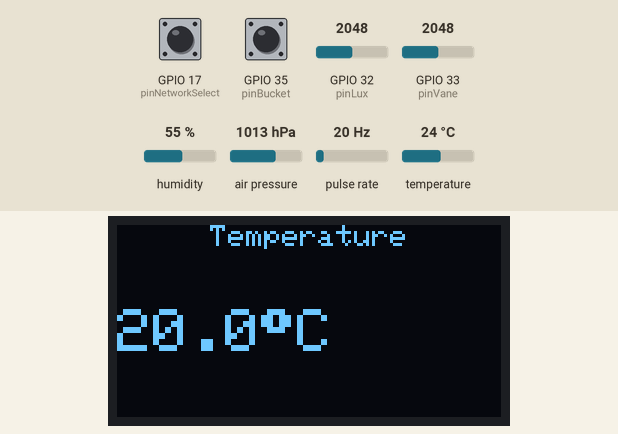
This sketch was run on a simulated ESP32. Shown: 128×64 one-colour display. Wiring (inferred from the names in the program): pulse sensor: data GPIO 34. The inputs (shaded band) are chosen by the test bench; at power-on: GPIO 35 (pinBucket) HIGH, GPIO 33 (pinVane) = 2048, pulse rate 20 Hz, GPIO 17 (pinNetworkSelect) HIGH, GPIO 32 (pinLux) = 2048, humidity 55 %, air pressure 1013 hPa, temperature 24 °C. WiFi joins after 1.5 s; servers stay silent unless stated; the local clock reads 2024-03-15 10:24:30 at power-on unless the sketch sets it; storage starts empty; no MQTT or app messages arrive unless stated; what the sketch prints to the serial monitor is not drawn.

Above: at 5.7 s.
5.8 s: GPIO 35 (pinBucket) pulled LOW for 0.15 s
At 17.7 s:
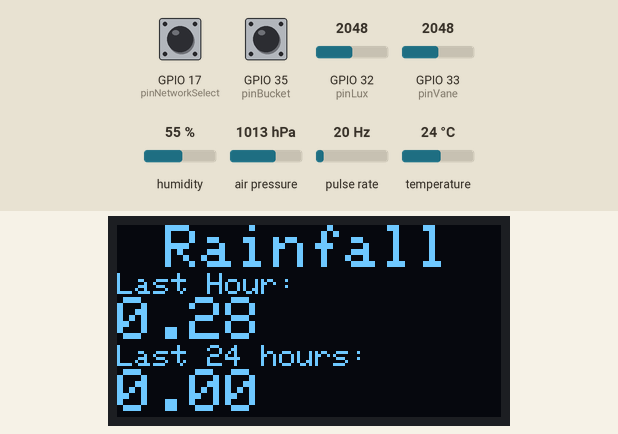
21.1 s: GPIO 33 (pinVane) set to 2866
At 32.7 s:
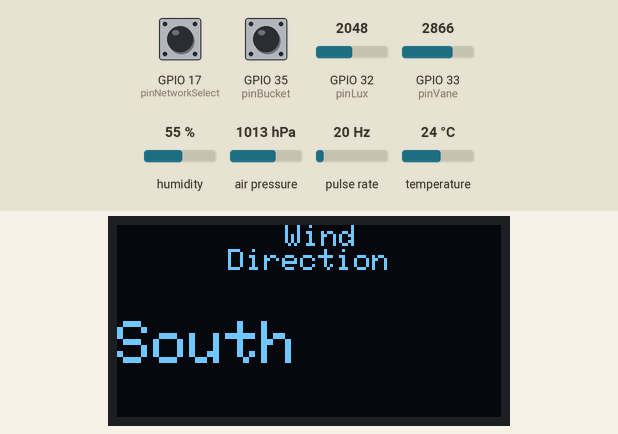
43.1 s: pulse rate (sensor on GPIO 34) set to 50 Hz
At 56.8 s:
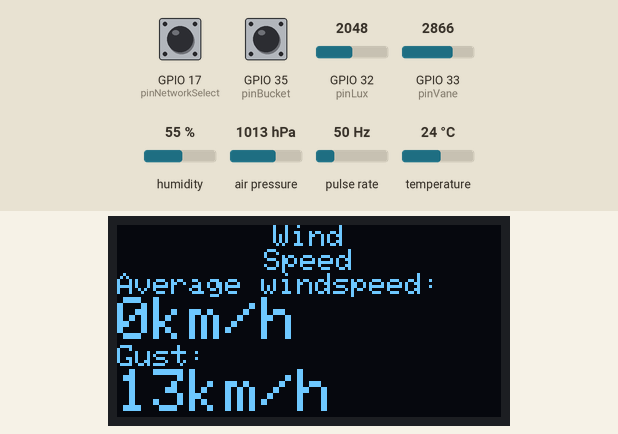
57.1 s: GPIO 35 (pinBucket) pulled LOW for 1 s
At 59.3 s:
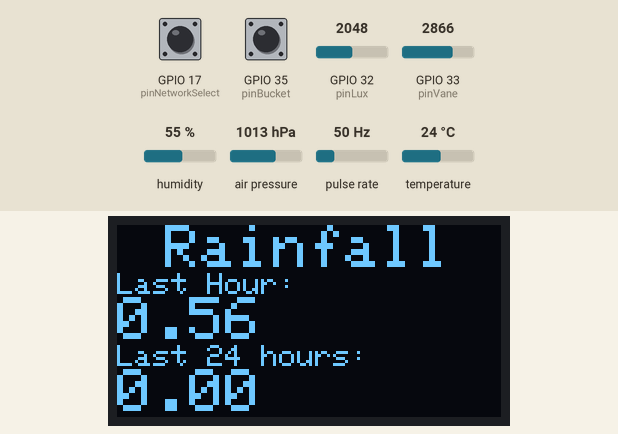
63.1 s: pulse rate (sensor on GPIO 34) set to 100 Hz
At 77.9 s:
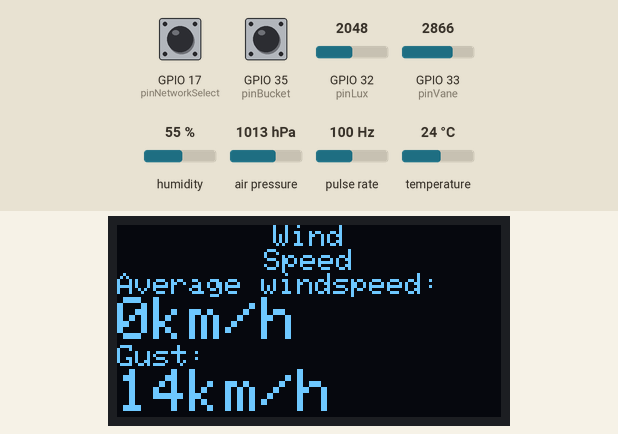
Timing chart, 0 to 79.4 s (numbered marks = the images above; inputs shaded):
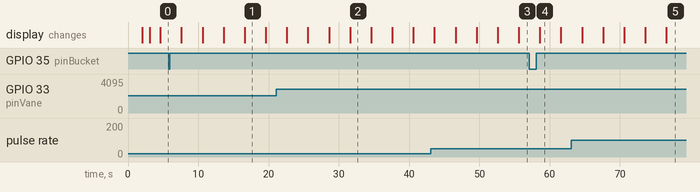

Measured:
- after the input at 21.1 s, the display: first differs from a run without the input after 10.5 s (image 2)
- what the display in image 1 shows lasts 3.0 s, from 16.6 s to 19.6 s

The sketch:

WxStnReader.ino
```cpp
#define OLEDDISPLAY
//#define RTCDEBUG
//#define MQTTDEBUG

//#define DS18EBUG
//#define WINDDIRDEBUG
//#define WINDSPDDEBUG
//#define LUXDEBUG
//#define UVDEBUG

//#define LOOPDEBUG

#include "WiFi.h"
#include <WiFiClient.h>
#include <SPIFFS.h>
#include "ESPAsyncWebServer.h"
#include <ESPmDNS.h>
#include <Update.h>
#include <time.h>
#include <Wire.h>
#include <PubSubClient.h>
#include "ESP32Ping.h"
#include <Adafruit_Sensor.h>
#include <Adafruit_BME280.h>
#include <RTClib.h>
#include <OneWire.h>
#include <DallasTemperature.h>
#ifdef OLEDDISPLAY
#include <Adafruit_GFX.h>
#include <Adafruit_SSD1306.h>
#endif

// Define and set up GPIO pins:
const byte pinPower = 13;                         // Detect power source (Digital)
const byte pinNetworkSelect = 17;                 // Select WiFi mode
const byte pinOneWire = 23;                       // One wire bus pin (for D18B20 temperature sensor)
const byte pinLux = 32;                           // Photoresistor (Analog)
const byte pinVane = 33;                          // Wind Vane (Analog)
const byte pinAnemo = 34;                         // Anemometer (Digital)
const byte pinBucket = 35;                        // Bucket (Digital)
const byte pinUV = 36;                            // UV Sensor (Analog)

// Define I2C addresses:
const byte addrBME = 0x77;                        // BME280 I2C address
const byte addrRTC = 0xD0;                        // DS1307 RTC address
#ifdef OLEDDISPLAY
const int DisplayAddr = 0x3C;                     // OLED I2C address
#endif

//Set up constants
const String hostname = "WxStation";              // Wifi hostname
const char* WifiSSID = "IT Hz When IP";           // STA mode Wifi SSID
const char* WifiPassword = "antibioticshelp";     // STA mode Wifi Password
const char* APSSID = "AccioNetwork";              // AP mode Wifi SSID
IPAddress local_IP(10, 0, 0, 151);                // Static IP address
IPAddress gateway(10, 0, 0, 1);                   // Gateway IP address
IPAddress subnet(255, 255, 0, 0);                 // Network mask
IPAddress DNS1 = (10, 0, 0, 2);                   // Network DNS server
WiFiClient WxWiFiClient;                          // WiFi client object
AsyncWebServer server(80);                        // Web Server port

const char* mqttBroker = "10.0.0.2";              // MQTT broker address
const int mqttPort = 1883;                        // MQTT broker port
const char* mqttCtrlTopic = "WxStn/Cmd";          // MQTT control topic
const char* mqttDataTopic = "WxStn/Tele";         // MQTT data topic
PubSubClient MQTTclient(WxWiFiClient);            // MQTT client object

const char* ntpServer1 = "10.0.0.2";              // NTP server address
const char* ntpServer2 = "ca.pool.ntp.org";       // Backup NTP server address
const long gmtOffset_sec = -7 * 3600;             // NTP timezone offset in seconds
const int daylightOffset_sec = 3600;              // NTP daylight savings offset

#ifdef OLEDDISPLAY
const int SCREEN_WIDTH = 128;               // OLED display width, in pixels
const int SCREEN_HEIGHT = 64;               // OLED display height, in pixels
const int OLED_RESET = -1;                  // OLED reset pin (-1 because it doesn't exist on this board)
Adafruit_SSD1306 display(SCREEN_WIDTH, SCREEN_HEIGHT, &Wire, OLED_RESET);
#endif

Adafruit_BME280 bme;                              // BME object via I2C
RTC_DS1307 rtc;                                   // RTC object via I2C
Ds1307SqwPinMode mode = DS1307_OFF;               // DS1307 square wave pin mode  (Options: DS1307_OFF, DS1307_ON, DS1307_SquareWave1HZ)
DateTime now;                                     // RTC DateTime object
const float ds18CalOffset = -4;                   // DS18B20 temperature calibration
OneWire oneWire(pinOneWire);                      // 1-wire bus object
DallasTemperature sensors(&oneWire);              // Dallas sensors object
DeviceAddress ds18Addr;                           // DS18B20 1-wire address
const int luxThreshold = 2048;                    // Photoresistor day/night threshold
const int luxHysteresis = 1024;                   // Photoresistor threshold hysteresis
const byte reedDebounceTime = 166;                // Reed switch debouncing time in ms

// Set up data variables
String header;                                    // Variable to store the HTTP request

char stampTime[30] = "Startup";                   // Report count number(in place of a timestamp?)
float windGust = 0;                               // Gust speed (3 second reading)
int windCount[200];                               // 3 second reading array for averaging
float windSpeed[] = {0, 0, 0, 0, 0, 0};           // Windspeed (km/h) (averaged over rolling 10 minutes)
char windDir[4];                                  // Wind Direction (combined quadrants: 16 possibilities)
float rainHr[24];                                 // Rainfall (array for hourly - last 24)
float rainDaily = 0;                              // Rainfall (rolling 24-hour total)
float temperature = -40.0;                        // Temperature (deg C)
float pressureRaw = 75.0;                         // Barometric Pressure (kPa)
const int altitude = 670;                         // Sensor altitude for sea level pressure calculation
float pressureSeaLvl = 80;                        // Barometric pressure at sea level
float humidity = 50.0;                            // Humidity (%)
float dewpoint = 0.0;                             // Calculated Dewpoint
byte uvIndex = 1;                                 // UV Index
int rawLux;                                       // Raw analog intensity reading
char lightLvl[7];                                 // Light intensity (to detect day or night)

// Function globals
byte flags = 128;
int anemoCount = 0;
int timeHr = 0;
int timeMin = 0;
int timeSec = 0;
struct tm timeinfo;

void initWiFi() {                                 // Set up Wifi Connection
  pinMode(pinNetworkSelect, INPUT_PULLUP);
  if (digitalRead(pinNetworkSelect) == 1)  {
    WiFi.mode(WIFI_STA);
    WiFi.config(local_IP, gateway, subnet, DNS1);
    WiFi.setHostname(hostname.c_str()); //define hostname
    WiFi.begin(WifiSSID, WifiPassword);
    Serial.print("Connecting to WiFi...");
    for (int count = 1; count <= 10; count ++)  {
      if (WiFi.status() != WL_CONNECTED)  {
      delay(1000);
      Serial.print(".");
      }
      else {
        Serial.println(" Connected in station mode.");
        Serial.print("IP Address is "); Serial.println(WiFi.localIP());
        break;
      }
    }
    if (WiFi.status() != WL_CONNECTED)  {Serial.println("Failed.");}
  }
  else  {;
    WiFi.mode(WIFI_AP);
    WiFi.softAP(APSSID);Serial.print("Initializing Access Point...");
    delay(1000);
    Serial.println(" Active.");
    Serial.print("IP Address is "); Serial.println(WiFi.softAPIP());
  }
}

void initMQTT() {                               // Set up MQTT
  MQTTclient.setServer(mqttBroker, mqttPort);
  MQTTclient.setKeepAlive(90);                      // Keep connection alive for 90 seconds
  Serial.print("Connecting to MQTT broker...");
  while (!MQTTclient.connected()) {
    Serial.print("...");
    if (MQTTclient.connect("WxStnClient")) {
      Serial.println("Connected");
    }
    else {
      Serial.print("Failed - Error state "); Serial.println(MQTTclient.state());
      delay(1000);
    }
  }
}

void adjustRTC(const char* NTPaddress)  {
  char timebuf[5];

  Serial.print("...");
  getLocalTime(&timeinfo);
  strftime(stampTime, 30, "%Y/%m/%d; %H:%M:%S", &timeinfo);
  #ifdef RTCDEBUG
  Serial.print("Initial Time: "); Serial.println(stampTime);
  #endif
  configTime(gmtOffset_sec, daylightOffset_sec, NTPaddress);     // Set up time
  getLocalTime(&timeinfo);
  strftime(stampTime, 30, "%Y/%m/%d; %H:%M:%S", &timeinfo);
  #ifdef RTCDEBUG
  Serial.print("Server Time: "); Serial.println(stampTime);
  #endif
  strftime(timebuf, 5, "%Y", &timeinfo);
  int y = atoi(timebuf);
  strftime(timebuf, 3, "%m", &timeinfo);
  int mo = atoi(timebuf);
  strftime(timebuf, 3, "%d", &timeinfo);
  int d = atoi(timebuf);
  strftime(timebuf, 3, "%H", &timeinfo);
  int h = atoi(timebuf);
  strftime(timebuf, 3, "%M", &timeinfo);
  int mi = atoi(timebuf);
  strftime(timebuf, 3, "%S", &timeinfo);
  int s = atoi(timebuf);
  rtc.adjust(DateTime(y, mo, d, h, mi, s));

  DateTime now = rtc.now();
  timestamp();
  Serial.print("New Time: "); Serial.print(timeHr); Serial.print(":"); if (timeMin < 10) {Serial.print("0");} Serial.println(timeMin);
}

void timestamp() {
  char strBuf[3];
  int timeYr;
  int timeMo;
  int timeDay;

  DateTime now = rtc.now();
  timeYr = now.year();
  timeMo = now.month();
  timeDay = now.day();
  timeHr = now.hour();
  timeMin = now.minute();
  timeSec = now.second();

  itoa(timeYr, strBuf, 10);
  strcpy(stampTime, strBuf);
  strcat(stampTime, "/");

  if (timeMo < 10)  {strcat(stampTime, "0");}
  itoa(timeMo, strBuf, 10);
  strcat(stampTime, strBuf);
  strcat(stampTime, "/");

  if (timeDay < 10)  {strcat(stampTime, "0");}
  itoa(timeDay, strBuf, 10);
  strcat(stampTime, strBuf);
  strcat(stampTime, ", ");

  if (timeHr < 10)  {strcat(stampTime, "0");}
  itoa(timeHr, strBuf, 10);
  strcat(stampTime, strBuf);
  strcat(stampTime, ":");

  if (timeMin < 10)  {strcat(stampTime, "0");}
  itoa(timeMin, strBuf, 10);
  strcat(stampTime, strBuf);
  strcat(stampTime, ":");

  if (timeSec < 10)  {strcat(stampTime, "0");}
  itoa(timeSec, strBuf, 10);
  strcat(stampTime, strBuf);
  #ifdef RTCDEBUG
  Serial.print("Timestamp: "); Serial.println(stampTime);
  delay(200);
  #endif
}

void initSens() {
 Serial.println("Initializing Sensors");

  // Set up DS18B20 sensor
  sensors.begin();

  #ifdef DS18EBUG
  Serial.print("DS18B20 sensor found at address ");
  sensors.getAddress(ds18Addr, 0);
  for (uint8_t i = 0; i < 8; i++)
  {
    if (ds18Addr[i] < 16);
    Serial.print(ds18Addr[i], HEX);
  }
  Serial.println("h");
  #endif
  sensors.setResolution(ds18Addr, 11);
  readDS18B20();

  // Set up BME280
  bool status = bme.begin(addrBME);
  byte count = 1;
  while (!status) {
    if (count <= 5) {
      Serial.println(F("Could not find a valid BME280 sensor, Trying again in 5 seconds."));
      count++;
      delay(5000);
    }
    else {
      Serial.println("BME/BMP Sensor not found. Continuing with faked readings.");
      break;
    }
  }
  /* Default settings from datasheet. */
  /*bme.setSampling(sensor_sampling::MODE_FORCED,                  // Operating Mode
                    sensor_sampling::SAMPLING_X1,      // Temp. oversampling
                    sensor_sampling::SAMPLING_X1,     // Pressure oversampling
                    sensor_sampling::SAMPLING_X1,       // Humidity oversampling
                    sensor_filter::FILTER_OFF,               // Filtering
                    standby_duration::STANDBY_MS_1000);    // Standby time*/
  readBME();
  if ((isnan(temperature)) || (isnan(humidity)) || (isnan(pressureRaw))) {
    Serial.println("Invalid BME read, using faked values");
  }

  // Set up wind vane sensor
  pinMode(pinVane, INPUT);
  adcAttachPin(pinVane);
  analogSetAttenuation(ADC_11db);

  measWindDir();
  #ifdef WINDDIRDEBUG
  Serial.print("Initial wind direction reading: "); Serial.println(windDir);
  #endif

  // Set up anemometer
  pinMode (pinAnemo, INPUT_PULLUP);
  attachInterrupt(digitalPinToInterrupt(pinAnemo), AnemoInterrupt, FALLING);
  for (count = 0; count < 199; count++)  {
    #ifdef WINDSPDDEBUG
    Serial.print("windCount["); Serial.print(count); Serial.print("]: "); Serial.print(count); Serial.print(" - "); Serial.print(windCount[count]); Serial.println("/0");
    #endif
    windCount[count] = 0;
  }
  windSpeed[0]=0;
  #ifdef WINDSPDDEBUG
  Serial.print("Initial windspeed reading: "); Serial.print(windSpeed[0]); Serial.println("km/h");
  #endif

  //Set up rain bucket gauge
  pinMode (pinBucket, INPUT_PULLUP);
  count = 0;
  while (count <= 23) {
    rainHr[count] = 0;
    count++;
  }
  attachInterrupt(digitalPinToInterrupt(pinBucket), RainInterrupt, FALLING);

  //Set up ML8511
  pinMode (pinUV, INPUT);
  measUV();

  // Set up photoresistor
  pinMode (pinLux, INPUT);
  measLux();
}

void setup() {    // put your setup code here, to run once:
  // Set up interfaces
  Serial.begin(115200);                                         // Start serial output for monitor
  initWiFi();                                              // Start WiFi connection in Station mode

  #ifdef OLEDDISPLAY
  // Initialize OLED display
  OLEDInit();
  #endif

  // Initialize SPIFFS
  if (!SPIFFS.begin(true)) {
    Serial.println("An Error has occurred while mounting SPIFFS!");
    return;
  }
  else  {
    Serial.println("SPIFFS file system mounted.");
  }

  // Initialize Real-time Clock
  rtc.begin();
  Serial.println("Attempting to reach NTP server(s).");
  if (Ping.ping(ntpServer1))  {                                 // Attempt to correct RTC time dift if any
    Serial.print("Updating RTC from local NTP server");
    adjustRTC(ntpServer1);
  }
  else if (Ping.ping(ntpServer2))  {
    Serial.print("Unable to reach local NTP server, updating RTC from remote server");
    adjustRTC(ntpServer2);
  }
  else  {
    Serial.println("Unable to reach local or remote NTP servers, using stored time.");
  }

  // Initialize mDNS
  if (MDNS.begin("hostname")) {
    Serial.println("MDNS responder started");
    }

  webserverInit();

  server.begin();
  Serial.println("HTTP server started");

  // Initialize MQTT communication
  if (digitalRead(pinNetworkSelect) == 1)  {initMQTT();}

  // Initialize sensors and make inital readings
  initSens();

  // Transmit initial readings via MQTT
  Serial.println("");
  pubTelemetry("Time");
  pubTelemetry("Wind");
  pubTelemetry("Rain");
  pubTelemetry("Temp");
  pubTelemetry("Press");
  pubTelemetry("Humid");
  pubTelemetry("DewPt");
  pubTelemetry("Light");
  Serial.println("");

  Serial.println("Setup complete. Starting gathering loop");
  Serial.println("");
}

void loop() {
  // put your main code here, to run repeatedly:
  static unsigned long gustTime = 0; // 3sec duration
  static unsigned long windTime = 0; // 10 min avg
  static unsigned long oldTimer = 0;
  static float oldRainMin = 0;
  static float oldRainHr = 0;

  timestamp();

  if (millis() >= (gustTime + 3000)) {                  //3 seconds
    gustTime = millis();
    measWindSpd(3);
    #ifdef OLEDDISPLAY
    UpdateOLED();
    #endif
  }

  if (millis() >= (windTime + 600000)) {                // 10 minutes
    windTime = millis();
    measWindSpd(10);
  }

  if (timeSec >= 1) {
    bitClear(flags, 7);
  }
  if ((timeSec == 0) && (!bitRead(flags, 7))) {         // Every minute
    bitSet(flags, 7);
    #ifdef LOOPDEBUG
    Serial.println("Minute change detected");
    #endif
    if ((isnan(temperature)) || (isnan(humidity))) {
      readBME();
    }
    measWindDir();
    measLux();

    if (timeMin == 0) {                                 // Every Hour
      #ifdef LOOPDEBUG
      Serial.println("Hour change detected");
      #endif
      readDS18B20();
      readBME();
      measUV();
      for (int count = 23; count > 0; count--) {
        rainHr[count - 1] = rainHr[count];
      }
      int index = int(timeHr);
      rainHr[index] = 0;
      if ((rainHr[timeHr] <= oldRainHr - 0.5) || (oldRainHr + 0.5 <= rainHr[timeHr]))  {
        bitSet(flags, 1);  //Rain flag
      }
    }
  }

  if ((flags - 128) > 0) {
    #ifdef MQTTDEBUG
    Serial.print("Starting flag Value: "); Serial.println(flags-128);
    #endif
    Serial.println("");
    pubTelemetry("Time");
    if (bitRead(flags, 0))  {
      pubTelemetry("Wind");
      bitClear(flags, 0);
    }
    if (bitRead(flags, 1))  {
      pubTelemetry("Rain");
      bitClear(flags, 1);
    }
    if (bitRead(flags, 2))  {
      pubTelemetry("Temp");
      bitClear(flags, 2);
    }
    if (bitRead(flags, 3))  {
      pubTelemetry("Press");
      bitClear(flags, 3);
    }
    if (bitRead(flags, 4))  {
      pubTelemetry("Humid");
      bitClear(flags, 4);
    }
    if (bitRead(flags, 5))  {
      pubTelemetry("DewPt");
      bitClear(flags, 5);
    }
    if (bitRead(flags, 6))  {
      pubTelemetry("Light");
      bitClear(flags, 6);
    }

    #ifdef MQTTDEBUG
    Serial.print("Ending flag Value: ");Serial.println(flags-128);
    #endif
    Serial.println(" ");
  }
}
```

Source omitted: MQTT.ino (5085 bytes), OLED.ino (5779 bytes), Sensors.ino (8694 bytes), Webserver.ino (5982 bytes)
